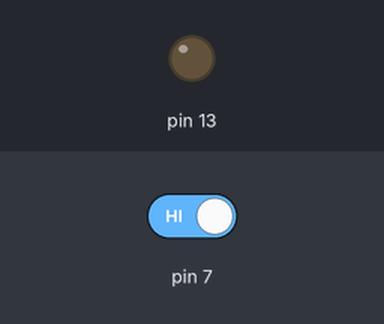
Recording of a sketch running on a simulated Arduino Uno, built with avr-gcc and run on an emulated ATmega328P. On the bench: output pins drawn as LEDs (lit = HIGH). The inputs (shaded band) are chosen by the test bench; at power-on: pin 7 HIGH.

Above: at 1.2 s.
1.3 s: pin 7 driven LOW
At 2.0 s:
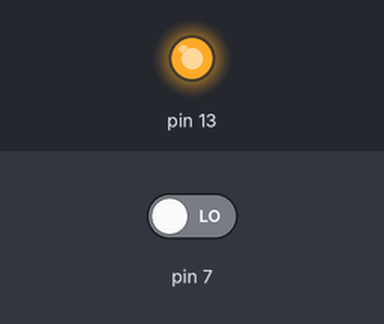
2.8 s: pin 7 driven HIGH
At 3.2 s:
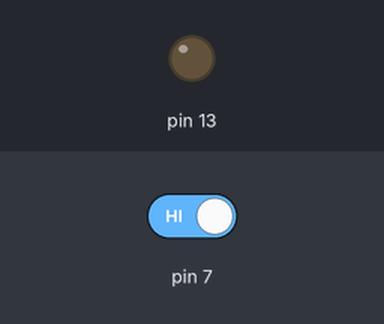
Timing chart, 0 to 5.8 s (numbered marks = the images above; inputs shaded):
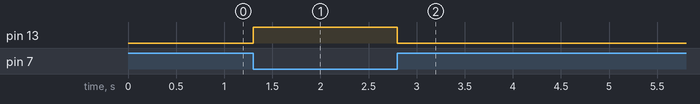

The sketch:

limitswitchtest-proto.ino
```cpp
void setup() {
  // put your setup code here, to run once:
  pinMode(7,INPUT);
  pinMode(13,OUTPUT);

  digitalWrite(13,LOW);
}

void loop() {
  // put your main code here, to run repeatedly:
  if(digitalRead(7)==LOW) {
    digitalWrite(13,HIGH);
  } else {
    digitalWrite(13,LOW);
  }
}
```

Measured:
- after the input at 1.3 s, pin 13: LOW → HIGH at once
- after the input at 2.8 s, pin 13: HIGH → LOW at once
